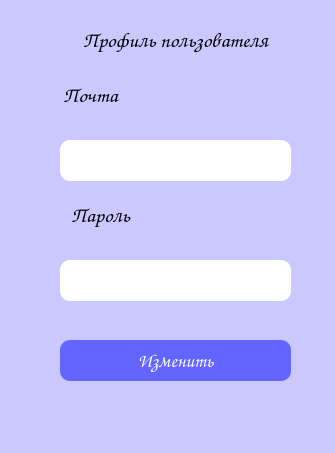
<?xml version="1.0" encoding="UTF-8"?>
<ui version="4.0">
 <class>ProfileWindow</class>
 <widget class="QMainWindow" name="ProfileWindow">
  <property name="geometry">
   <rect>
    <x>0</x>
    <y>0</y>
    <width>335</width>
    <height>453</height>
   </rect>
  </property>
  <property name="windowTitle">
   <string>MainWindow</string>
  </property>
  <property name="styleSheet">
   <string notr="true">background-color: rgb(202, 200, 255);</string>
  </property>
  <widget class="QWidget" name="centralwidget">
   <widget class="QLabel" name="label">
    <property name="geometry">
     <rect>
      <x>0</x>
      <y>10</y>
      <width>351</width>
      <height>61</height>
     </rect>
    </property>
    <property name="font">
     <font>
      <family>Comic Sans MS</family>
      <pointsize>16</pointsize>
      <bold>true</bold>
     </font>
    </property>
    <property name="text">
     <string>Профиль пользователя</string>
    </property>
    <property name="alignment">
     <set>Qt::AlignCenter</set>
    </property>
   </widget>
   <widget class="QPushButton" name="btnchangeOrSave">
    <property name="geometry">
     <rect>
      <x>60</x>
      <y>340</y>
      <width>231</width>
      <height>41</height>
     </rect>
    </property>
    <property name="font">
     <font>
      <family>Comic Sans MS</family>
      <pointsize>14</pointsize>
     </font>
    </property>
    <property name="styleSheet">
     <string notr="true">background-color: rgb(99, 101, 255);
color: rgb(255, 255, 255);
border-radius:10%</string>
    </property>
    <property name="text">
     <string>Изменить</string>
    </property>
   </widget>
   <widget class="QLineEdit" name="email">
    <property name="geometry">
     <rect>
      <x>60</x>
      <y>140</y>
      <width>231</width>
      <height>41</height>
     </rect>
    </property>
    <property name="font">
     <font>
      <family>Comic Sans MS</family>
      <pointsize>11</pointsize>
     </font>
    </property>
    <property name="styleSheet">
     <string notr="true">background-color: rgb(255, 255, 255);
border-radius:10%</string>
    </property>
    <property name="placeholderText">
     <string/>
    </property>
   </widget>
   <widget class="QLineEdit" name="password">
    <property name="geometry">
     <rect>
      <x>60</x>
      <y>260</y>
      <width>231</width>
      <height>41</height>
     </rect>
    </property>
    <property name="font">
     <font>
      <family>Comic Sans MS</family>
      <pointsize>11</pointsize>
     </font>
    </property>
    <property name="styleSheet">
     <string notr="true">background-color: rgb(255, 255, 255);
border-radius:10%</string>
    </property>
    <property name="placeholderText">
     <string/>
    </property>
   </widget>
   <widget class="QLabel" name="label_2">
    <property name="geometry">
     <rect>
      <x>50</x>
      <y>70</y>
      <width>81</width>
      <height>51</height>
     </rect>
    </property>
    <property name="font">
     <font>
      <family>Comic Sans MS</family>
      <pointsize>16</pointsize>
      <bold>false</bold>
     </font>
    </property>
    <property name="text">
     <string>Почта</string>
    </property>
    <property name="alignment">
     <set>Qt::AlignCenter</set>
    </property>
   </widget>
   <widget class="QLabel" name="label_3">
    <property name="geometry">
     <rect>
      <x>30</x>
      <y>190</y>
      <width>141</width>
      <height>51</height>
     </rect>
    </property>
    <property name="font">
     <font>
      <family>Comic Sans MS</family>
      <pointsize>16</pointsize>
      <bold>false</bold>
     </font>
    </property>
    <property name="text">
     <string>Пароль</string>
    </property>
    <property name="alignment">
     <set>Qt::AlignCenter</set>
    </property>
   </widget>
  </widget>
  <widget class="QMenuBar" name="menubar">
   <property name="geometry">
    <rect>
     <x>0</x>
     <y>0</y>
     <width>335</width>
     <height>22</height>
    </rect>
   </property>
  </widget>
  <widget class="QStatusBar" name="statusbar"/>
 </widget>
 <resources/>
 <connections/>
</ui>
